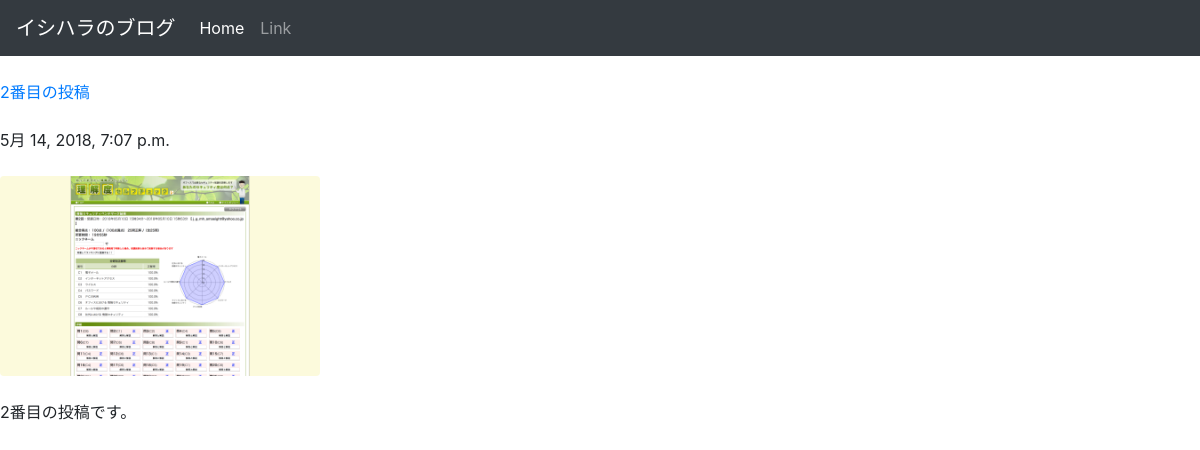
Page /posts/2/ on the committed database.
### posts/models.py (models this page shows, shortened)
class Post(models.Model):
    title = models.CharField(max_length = 100)
    published = models.DateTimeField()
    image = models.ImageField(upload_to = 'media/')
    body = models.TextField()

### posts/views.py (the view)
# urls.py: url(r'^posts/(?P<post_id>[0-9]+)/$', views.post_detail, name = 'post_detail'),
def post_detail(request, post_id):
    post = get_object_or_404(Post, pk = post_id)
    return render(request, 'posts/post_detail.html', {'post':post})

### posts/templates/posts/post_detail.html (shortened to what this page needs)
<!DOCTYPE html>
<html lang = "ja-jp">
<head>
    <link rel="stylesheet" href="https://maxcdn.bootstrapcdn.com/bootstrap/4.0.0/css/bootstrap.min.css">
</head>
<body>
    <nav class="navbar navbar-expand-lg navbar-dark bg-dark">
        <a class="navbar-brand" href="#">イシハラのブログ</a>
        <div class="collapse navbar-collapse" id="navbarSupportedContent">
          <ul class="navbar-nav mr-auto">
            <li class="nav-item active">
              <a class="nav-link" href="#">Home <span class="sr-only">(current)</span></a>
            </li>
            <li class="nav-item">
              <a class="nav-link" href="#">Link</a>
            </li>
          </ul>
        </div>
      </nav>
    <br />
    <a href="{% url 'post_detail' post.id %}">{{ post.title }}</a>
    <br /><br />
    {{ post.published }}
    <br /><br />
    <img src="{{ post.image.url }}" class = 'img-fluid rounded' style = "max-height:200px;"/>
    <br/><br/>
    {{ post.body }}
    <br /><br />
</body>
</html>

### rows in the picture
Post: title "2番目の投稿", published "5月 14, 2018, 7:07 p.m.", image (picture), body "2番目の投稿です。"
